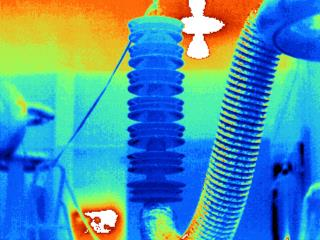
#> input picture 003.jpg, 320 x 240 px; its folder holds only this picture in this run
$ python color.py
#> lines starting #> are read from the running program, lines starting #| are printed output that depends on the picture
import cv2
import math
import numpy as np
import os
import glob
import json
import shutil


def getColorImg(alpha, beta, img_path, img_write_path):
#> called with alpha = 0.3, beta = 10, img_path = './003.jpg', img_write_path = './003_color3.jpg'
    img = cv2.imread(img_path)
#> img is the input picture: shape (240, 320, 3); mean B, G, R 173.2, 147.2, 78.2
    colored_img = np.uint8(np.clip((alpha * img + beta), 0, 255))
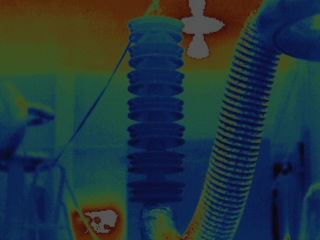
#> colored_img: shape (240, 320, 3); mean B, G, R 61.5, 53.7, 33.1
    cv2.imwrite(img_write_path, colored_img)


def getColorAnno(anno_path, anno_write_path):
    shutil.copy(anno_path,anno_write_path)

def color(alpha, beta, img_dir, anno_dir, img_write_dir, anno_write_dir):
    if not os.path.exists(img_write_dir):
        os.makedirs(img_write_dir)

    if not os.path.exists(anno_write_dir):
        os.makedirs(anno_write_dir)
    img_names = os.listdir(img_dir)
    for img_name in img_names:
        img_path = os.path.join(img_dir, img_name)
        img_write_path = os.path.join(img_write_dir, img_name.split('.')[0] + '_color' + str(int(alpha * 10)) + '.jpg')
        #
        anno_path = os.path.join(anno_dir, img_name.split('.')[0] + '.json')
        anno_write_path = os.path.join(anno_write_dir, img_name.split('.')[0] + '_color' + str(int(alpha * 10)) + '.json')
        #
        getColorImg(alpha, beta, img_path, img_write_path)
        getColorAnno(anno_path, anno_write_path)
        # 标注文件并没有变，只是换了个地方


alphas = [0.3, 0.5, 1.2, 1.6]
beta = 10
img_dir = '.'
anno_dir = '.'
img_write_dir = '.'
anno_write_dir = '.'
for alpha in alphas:
#> (the run stopped early here; a loop or call above may not have finished)
